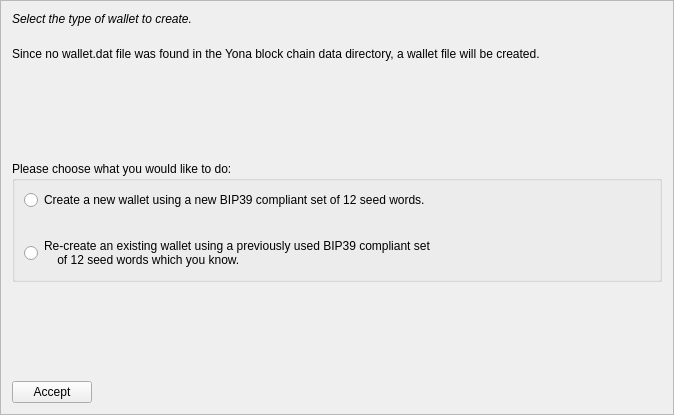
<?xml version="1.0" encoding="UTF-8"?>
<ui version="4.0">
 <class>MnemonicDialog1</class>
 <widget class="QFrame" name="MnemonicDialog1">
  <property name="geometry">
   <rect>
    <x>0</x>
    <y>0</y>
    <width>674</width>
    <height>415</height>
   </rect>
  </property>
  <property name="windowTitle">
   <string>HD Wallet Setup</string>
  </property>
  <property name="frameShape">
   <enum>QFrame::StyledPanel</enum>
  </property>
  <property name="frameShadow">
   <enum>QFrame::Raised</enum>
  </property>
  <layout class="QVBoxLayout" name="verticalLayout">
   <item>
    <widget class="QLabel" name="walletLabel">
     <property name="styleSheet">
      <string notr="true">QLabel { font-style:italic; }</string>
     </property>
     <property name="text">
      <string>Select the type of wallet to create.</string>
     </property>
     <property name="wordWrap">
      <bool>true</bool>
     </property>
    </widget>
   </item>
   <item>
    <spacer name="verticalSpacer_4">
     <property name="orientation">
      <enum>Qt::Vertical</enum>
     </property>
     <property name="sizeType">
      <enum>QSizePolicy::Minimum</enum>
     </property>
     <property name="sizeHint" stdset="0">
      <size>
       <width>20</width>
       <height>15</height>
      </size>
     </property>
    </spacer>
   </item>
   <item>
    <widget class="QLabel" name="wallettypeLabel">
     <property name="text">
      <string>Since no wallet.dat file was found in the Yona block chain data directory, a wallet file will be created.</string>
     </property>
     <property name="wordWrap">
      <bool>true</bool>
     </property>
    </widget>
   </item>
   <item>
    <spacer name="verticalSpacer">
     <property name="orientation">
      <enum>Qt::Vertical</enum>
     </property>
     <property name="sizeHint" stdset="0">
      <size>
       <width>20</width>
       <height>40</height>
      </size>
     </property>
    </spacer>
   </item>
   <item>
    <widget class="QGroupBox" name="groupBox">
     <property name="title">
      <string>Please choose what you would like to do:</string>
     </property>
     <layout class="QVBoxLayout" name="verticalLayout_2">
      <item>
       <widget class="QRadioButton" name="walletNewRadio">
        <property name="text">
         <string>Create a new wallet using a new BIP39 compliant set of 12 seed words.</string>
        </property>
       </widget>
      </item>
      <item>
       <spacer name="verticalSpacer_3">
        <property name="orientation">
         <enum>Qt::Vertical</enum>
        </property>
        <property name="sizeHint" stdset="0">
         <size>
          <width>20</width>
          <height>20</height>
         </size>
        </property>
       </spacer>
      </item>
      <item>
       <widget class="QRadioButton" name="walletOldRadio">
        <property name="text">
         <string>Re-create an existing wallet using a previously used BIP39 compliant set 
    of 12 seed words which you know.</string>
        </property>
       </widget>
      </item>
     </layout>
    </widget>
   </item>
   <item>
    <spacer name="verticalSpacer_2">
     <property name="orientation">
      <enum>Qt::Vertical</enum>
     </property>
     <property name="sizeHint" stdset="0">
      <size>
       <width>20</width>
       <height>40</height>
      </size>
     </property>
    </spacer>
   </item>
   <item>
    <layout class="QHBoxLayout" name="horizontalLayout">
     <item>
      <widget class="QPushButton" name="acceptButton">
       <property name="text">
        <string>Accept</string>
       </property>
       <property name="autoDefault">
        <bool>false</bool>
       </property>
      </widget>
     </item>
     <item>
      <spacer name="horizontalSpacer">
       <property name="orientation">
        <enum>Qt::Horizontal</enum>
       </property>
       <property name="sizeHint" stdset="0">
        <size>
         <width>40</width>
         <height>20</height>
        </size>
       </property>
      </spacer>
     </item>
    </layout>
   </item>
  </layout>
 </widget>
 <resources/>
 <connections/>
</ui>
